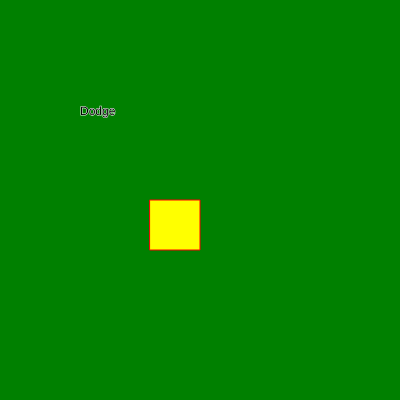
Frame 1 (no input)
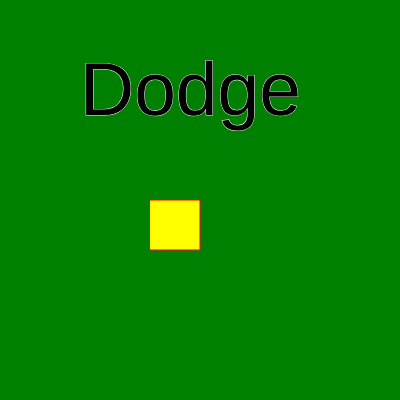
Frame 60 (no input)
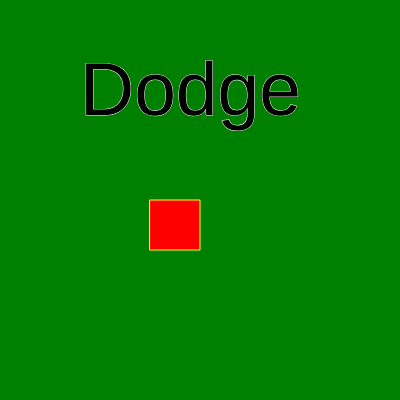
Frame 120 (the mouse pressed at the canvas centre since frame 60)

The p5.js sketch that drew these frames (run headless with seeded random() and noise() and a simulated clock; from frame 60 on, the mouse is pressed at the canvas centre):

// p5.js sketch
// ── sketch.js
// Project Title
// Your Name
// Date
//
// Extra for Experts:
// - describe what you did to take this project "above and beyond"


let origXPos = 175;
let origYPos = 200;
let x = 175;
let y = 200;
let characterSize = 40;
let speed = 5;
const BUTTON_SIZE = 50;
const START_SCREEN_BUTTON_X = 150;
const START_SCREEN_BUTTON_Y = 200;

function setup() {
  createCanvas(400, 400);
}

function draw() {
  background("green");
  //displayCharacter();
  //moveWASD();
  startScreenTitle();
  buttonHover();
  //canvasBorder();
}

function startScreenTitle() {
  fill("black");
  stroke("white");
  text("Dodge", 80, 115);
  textSize(75);
}

function buttonNotHovered() {
  fill("yellow");
  stroke("blue");
}

function buttonHover() {
  if (mouseX > START_SCREEN_BUTTON_X) {
    fill("red");
    stroke("yellow");
    square(START_SCREEN_BUTTON_X, START_SCREEN_BUTTON_Y, BUTTON_SIZE);
  }
  else {
    fill("yellow");
    stroke("red");
    square(START_SCREEN_BUTTON_X, START_SCREEN_BUTTON_Y, BUTTON_SIZE);
  }
}

// function displayCharacter() {
//   fill("white");
//   stroke("black");
//   square(x, y, characterSize);
// }

// function moveWASD() {
//   if (keyIsDown(87)) { //w
//     y = y - speed;
//   }
//   if (keyIsDown(65)) { //a
//     x = x - speed;
//   }
//   if (keyIsDown(83)) { //s
//     y = y + speed;
//   }
//   if (keyIsDown(68)) { //d
//     x = x + speed;
//   }
// }

// function returnToCharacterOrigin() {
//   x = origXPos;
//   y = origYPos;
// }

// function canvasBorder() {
//   if (x >= width - characterSize) {
//     returnToCharacterOrigin();
//   }
//   // else if (x <= width - characterSize) {
//   //   returnToCharacterOrigin()
//   // }
// }
